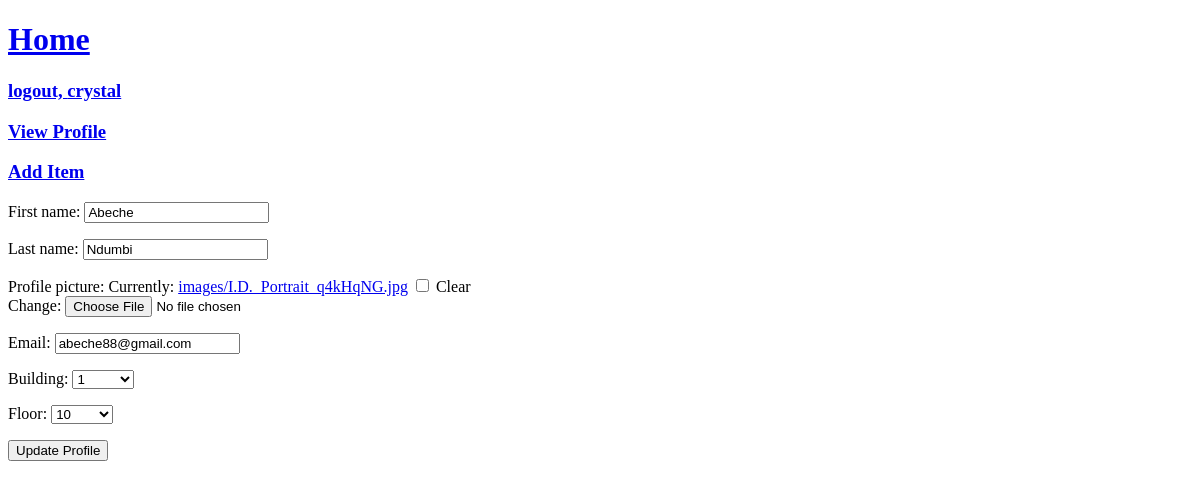
The app's page /thrift/profile-update/6997d5dd-94b0-4f4e-ba43-bf60d1f1dffa/ (signed in), older data.
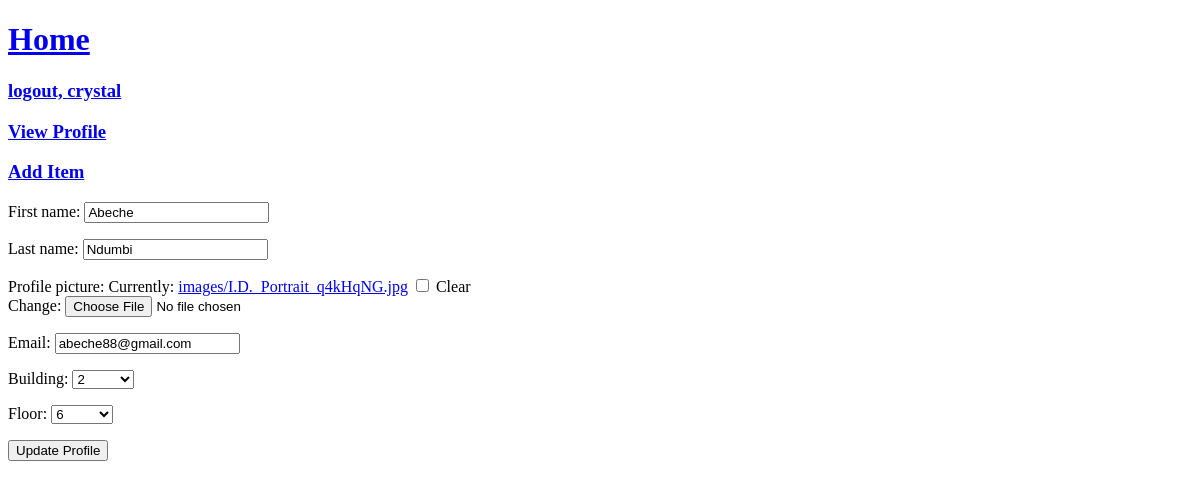
The same page, newer data.
### thrift/models.py (models this page shows, shortened)
class UserProfile(models.Model):
    user = models.OneToOneField(User, null=True, on_delete=models.SET_NULL)
    slug = models.SlugField(default=uuid.uuid4, null=True)
    first_name = models.CharField(max_length=128)
    last_name = models.CharField(max_length=128)
    profile_picture = models.ImageField(null=True, blank=True, upload_to="images/")
    email = models.EmailField(max_length=128)
    building = models.CharField(blank=True, null=True, choices=CHOICES['building'], max_length=1)
    floor = models.CharField(blank=True, null=True, choices=CHOICES['floor'], max_length=2)
    created = models.DateTimeField(null=True, editable=False)
    modified = models.DateTimeField(null=True)

### thrift/views.py (the view)
# urls.py: path('thrift/profile-update/<slug:slug>/', profile_update_view, name="profile-update"),
@login_required(login_url='/login/')
def profile_update_view(request, slug):
    profile_obj = get_object_or_404(UserProfile, slug=slug, user=request.user)
    form = UserProfileForm(request.POST or None, request.FILES or None, instance=profile_obj)
    context = {
        "form": form,
        "profile_obj": profile_obj,
    }
    if form.is_valid():
        form.save()
        context["msg"] = "form was saved"
        return redirect(profile_obj.get_absolute_url())
    return render(request, "thrift/profile-update.html", context)

### thrift/forms.py (shortened to what this page needs)
class UserProfileForm(forms.ModelForm):
    class Meta:
        model = UserProfile
        fields = "__all__"
        exclude = ['user', 'slug', 'modified']

### templates/thrift/profile-update.html (shortened to what this page needs)
{% extends "base.html" %}
{% block content %}
{% if user.userprofile %}
<form method="POST" enctype="multipart/form-data">
    {{ form.as_p }}
    <input type="submit" value="Update Profile"></input>
</form>
{% else %}
{{ msg }}
{% endif %}
{% endblock content %}

Row changes from the older to the newer data that the page shows:
changed UserProfile "Abeche": building "1" → "2"; floor "10" → "6"
